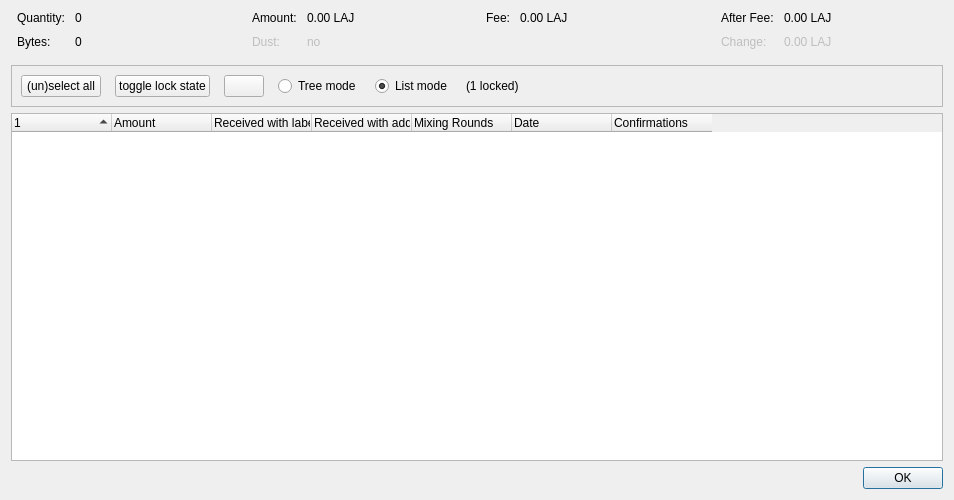
<?xml version="1.0" encoding="UTF-8"?>
<ui version="4.0">
 <class>CoinControlDialog</class>
 <widget class="QDialog" name="CoinControlDialog">
  <property name="geometry">
   <rect>
    <x>0</x>
    <y>0</y>
    <width>954</width>
    <height>500</height>
   </rect>
  </property>
  <property name="windowTitle">
   <string>Coin Selection</string>
  </property>
  <layout class="QVBoxLayout" name="verticalLayout">
   <item>
    <layout class="QHBoxLayout" name="horizontalLayoutTop" stretch="0,0,0,0">
     <property name="topMargin">
      <number>0</number>
     </property>
     <property name="bottomMargin">
      <number>10</number>
     </property>
     <item>
      <layout class="QFormLayout" name="formLayoutCoinControl1">
       <property name="horizontalSpacing">
        <number>10</number>
       </property>
       <property name="verticalSpacing">
        <number>10</number>
       </property>
       <property name="leftMargin">
        <number>6</number>
       </property>
       <property name="rightMargin">
        <number>6</number>
       </property>
       <item row="0" column="0">
        <widget class="QLabel" name="labelCoinControlQuantityText">
         <property name="text">
          <string>Quantity:</string>
         </property>
        </widget>
       </item>
       <item row="0" column="1">
        <widget class="QLabel" name="labelCoinControlQuantity">
         <property name="cursor">
          <cursorShape>IBeamCursor</cursorShape>
         </property>
         <property name="contextMenuPolicy">
          <enum>Qt::ActionsContextMenu</enum>
         </property>
         <property name="text">
          <string notr="true">0</string>
         </property>
         <property name="textInteractionFlags">
          <set>Qt::LinksAccessibleByMouse|Qt::TextSelectableByKeyboard|Qt::TextSelectableByMouse</set>
         </property>
        </widget>
       </item>
       <item row="1" column="0">
        <widget class="QLabel" name="labelCoinControlBytesText">
         <property name="text">
          <string>Bytes:</string>
         </property>
        </widget>
       </item>
       <item row="1" column="1">
        <widget class="QLabel" name="labelCoinControlBytes">
         <property name="cursor">
          <cursorShape>IBeamCursor</cursorShape>
         </property>
         <property name="contextMenuPolicy">
          <enum>Qt::ActionsContextMenu</enum>
         </property>
         <property name="text">
          <string notr="true">0</string>
         </property>
         <property name="textInteractionFlags">
          <set>Qt::LinksAccessibleByMouse|Qt::TextSelectableByKeyboard|Qt::TextSelectableByMouse</set>
         </property>
        </widget>
       </item>
      </layout>
     </item>
     <item>
      <layout class="QFormLayout" name="formLayoutCoinControl2">
       <property name="horizontalSpacing">
        <number>10</number>
       </property>
       <property name="verticalSpacing">
        <number>10</number>
       </property>
       <property name="leftMargin">
        <number>6</number>
       </property>
       <property name="rightMargin">
        <number>6</number>
       </property>
       <item row="0" column="0">
        <widget class="QLabel" name="labelCoinControlAmountText">
         <property name="text">
          <string>Amount:</string>
         </property>
        </widget>
       </item>
       <item row="0" column="1">
        <widget class="QLabel" name="labelCoinControlAmount">
         <property name="cursor">
          <cursorShape>IBeamCursor</cursorShape>
         </property>
         <property name="contextMenuPolicy">
          <enum>Qt::ActionsContextMenu</enum>
         </property>
         <property name="text">
          <string notr="true">0.00 LAJ</string>
         </property>
         <property name="textInteractionFlags">
          <set>Qt::LinksAccessibleByMouse|Qt::TextSelectableByKeyboard|Qt::TextSelectableByMouse</set>
         </property>
        </widget>
       </item>
       <item row="1" column="0">
        <widget class="QLabel" name="labelCoinControlLowOutputText">
         <property name="enabled">
          <bool>false</bool>
         </property>
         <property name="text">
          <string>Dust:</string>
         </property>
        </widget>
       </item>
       <item row="1" column="1">
        <widget class="QLabel" name="labelCoinControlLowOutput">
         <property name="enabled">
          <bool>false</bool>
         </property>
         <property name="cursor">
          <cursorShape>IBeamCursor</cursorShape>
         </property>
         <property name="contextMenuPolicy">
          <enum>Qt::ActionsContextMenu</enum>
         </property>
         <property name="text">
          <string notr="true">no</string>
         </property>
         <property name="textInteractionFlags">
          <set>Qt::LinksAccessibleByMouse|Qt::TextSelectableByKeyboard|Qt::TextSelectableByMouse</set>
         </property>
        </widget>
       </item>
      </layout>
     </item>
     <item>
      <layout class="QFormLayout" name="formLayoutCoinControl3">
       <property name="horizontalSpacing">
        <number>10</number>
       </property>
       <property name="verticalSpacing">
        <number>10</number>
       </property>
       <property name="leftMargin">
        <number>6</number>
       </property>
       <property name="rightMargin">
        <number>6</number>
       </property>
       <item row="0" column="0">
        <widget class="QLabel" name="labelCoinControlFeeText">
         <property name="text">
          <string>Fee:</string>
         </property>
        </widget>
       </item>
       <item row="0" column="1">
        <widget class="QLabel" name="labelCoinControlFee">
         <property name="cursor">
          <cursorShape>IBeamCursor</cursorShape>
         </property>
         <property name="contextMenuPolicy">
          <enum>Qt::ActionsContextMenu</enum>
         </property>
         <property name="text">
          <string notr="true">0.00 LAJ</string>
         </property>
         <property name="textInteractionFlags">
          <set>Qt::LinksAccessibleByMouse|Qt::TextSelectableByKeyboard|Qt::TextSelectableByMouse</set>
         </property>
        </widget>
       </item>
      </layout>
     </item>
     <item>
      <layout class="QFormLayout" name="formLayoutCoinControl4">
       <property name="horizontalSpacing">
        <number>10</number>
       </property>
       <property name="verticalSpacing">
        <number>10</number>
       </property>
       <property name="leftMargin">
        <number>6</number>
       </property>
       <property name="rightMargin">
        <number>6</number>
       </property>
       <item row="0" column="0">
        <widget class="QLabel" name="labelCoinControlAfterFeeText">
         <property name="text">
          <string>After Fee:</string>
         </property>
        </widget>
       </item>
       <item row="0" column="1">
        <widget class="QLabel" name="labelCoinControlAfterFee">
         <property name="cursor">
          <cursorShape>IBeamCursor</cursorShape>
         </property>
         <property name="contextMenuPolicy">
          <enum>Qt::ActionsContextMenu</enum>
         </property>
         <property name="text">
          <string notr="true">0.00 LAJ</string>
         </property>
         <property name="textInteractionFlags">
          <set>Qt::LinksAccessibleByMouse|Qt::TextSelectableByKeyboard|Qt::TextSelectableByMouse</set>
         </property>
        </widget>
       </item>
       <item row="1" column="0">
        <widget class="QLabel" name="labelCoinControlChangeText">
         <property name="enabled">
          <bool>false</bool>
         </property>
         <property name="text">
          <string>Change:</string>
         </property>
        </widget>
       </item>
       <item row="1" column="1">
        <widget class="QLabel" name="labelCoinControlChange">
         <property name="enabled">
          <bool>false</bool>
         </property>
         <property name="cursor">
          <cursorShape>IBeamCursor</cursorShape>
         </property>
         <property name="contextMenuPolicy">
          <enum>Qt::ActionsContextMenu</enum>
         </property>
         <property name="text">
          <string notr="true">0.00 LAJ</string>
         </property>
         <property name="textInteractionFlags">
          <set>Qt::LinksAccessibleByMouse|Qt::TextSelectableByKeyboard|Qt::TextSelectableByMouse</set>
         </property>
        </widget>
       </item>
      </layout>
     </item>
    </layout>
   </item>
   <item>
    <widget class="QFrame" name="frame">
     <property name="minimumSize">
      <size>
       <width>0</width>
       <height>40</height>
      </size>
     </property>
     <property name="frameShape">
      <enum>QFrame::StyledPanel</enum>
     </property>
     <property name="frameShadow">
      <enum>QFrame::Sunken</enum>
     </property>
     <layout class="QHBoxLayout" name="horizontalLayout">
      <item>
       <layout class="QHBoxLayout" name="horizontalLayoutPanel" stretch="0,0,0,0,0,0,0">
        <property name="spacing">
         <number>14</number>
        </property>
        <item>
         <widget class="QPushButton" name="pushButtonSelectAll">
          <property name="sizePolicy">
           <sizepolicy hsizetype="Maximum" vsizetype="Fixed">
            <horstretch>0</horstretch>
            <verstretch>0</verstretch>
           </sizepolicy>
          </property>
          <property name="text">
           <string>(un)select all</string>
          </property>
          <property name="autoDefault">
           <bool>false</bool>
          </property>
         </widget>
        </item>
        <item>
         <widget class="QPushButton" name="pushButtonToggleLock">
          <property name="sizePolicy">
           <sizepolicy hsizetype="Maximum" vsizetype="Fixed">
            <horstretch>0</horstretch>
            <verstretch>0</verstretch>
           </sizepolicy>
          </property>
          <property name="text">
           <string>toggle lock state</string>
          </property>
          <property name="autoDefault">
           <bool>false</bool>
          </property>
         </widget>
        </item>
        <item>
         <widget class="QPushButton" name="hideButton">
          <property name="sizePolicy">
           <sizepolicy hsizetype="Maximum" vsizetype="Fixed">
            <horstretch>0</horstretch>
            <verstretch>0</verstretch>
           </sizepolicy>
          </property>
          <property name="text">
           <string/>
          </property>
          <property name="autoDefault">
           <bool>false</bool>
          </property>
         </widget>
        </item>
        <item>
         <widget class="QRadioButton" name="radioTreeMode">
          <property name="sizePolicy">
           <sizepolicy hsizetype="Maximum" vsizetype="Fixed">
            <horstretch>0</horstretch>
            <verstretch>0</verstretch>
           </sizepolicy>
          </property>
          <property name="text">
           <string>Tree mode</string>
          </property>
         </widget>
        </item>
        <item>
         <widget class="QRadioButton" name="radioListMode">
          <property name="sizePolicy">
           <sizepolicy hsizetype="Maximum" vsizetype="Fixed">
            <horstretch>0</horstretch>
            <verstretch>0</verstretch>
           </sizepolicy>
          </property>
          <property name="text">
           <string>List mode</string>
          </property>
          <property name="checked">
           <bool>true</bool>
          </property>
         </widget>
        </item>
        <item>
         <widget class="QLabel" name="labelLocked">
          <property name="text">
           <string>(1 locked)</string>
          </property>
         </widget>
        </item>
        <item>
         <spacer name="horizontalSpacer">
          <property name="orientation">
           <enum>Qt::Horizontal</enum>
          </property>
          <property name="sizeHint" stdset="0">
           <size>
            <width>40</width>
            <height>20</height>
           </size>
          </property>
         </spacer>
        </item>
       </layout>
      </item>
     </layout>
    </widget>
   </item>
   <item>
    <widget class="CoinControlTreeWidget" name="treeWidget">
     <property name="contextMenuPolicy">
      <enum>Qt::CustomContextMenu</enum>
     </property>
     <property name="sortingEnabled">
      <bool>false</bool>
     </property>
     <property name="columnCount">
      <number>7</number>
     </property>
     <attribute name="headerShowSortIndicator" stdset="0">
      <bool>true</bool>
     </attribute>
     <attribute name="headerStretchLastSection">
      <bool>false</bool>
     </attribute>
     <column>
      <property name="text">
       <string/>
      </property>
     </column>
     <column>
      <property name="text">
       <string>Amount</string>
      </property>
     </column>
     <column>
      <property name="text">
       <string>Received with label</string>
      </property>
     </column>
     <column>
      <property name="text">
       <string>Received with address</string>
      </property>
     </column>
     <column>
      <property name="text">
       <string>Mixing Rounds</string>
      </property>
     </column>
     <column>
      <property name="text">
       <string>Date</string>
      </property>
     </column>
     <column>
      <property name="text">
       <string>Confirmations</string>
      </property>
      <property name="toolTip">
       <string>Confirmed</string>
      </property>
     </column>
    </widget>
   </item>
   <item>
    <widget class="QDialogButtonBox" name="buttonBox">
     <property name="orientation">
      <enum>Qt::Horizontal</enum>
     </property>
     <property name="standardButtons">
      <set>QDialogButtonBox::Ok</set>
     </property>
    </widget>
   </item>
  </layout>
 </widget>
 <customwidgets>
  <customwidget>
   <class>CoinControlTreeWidget</class>
   <extends>QTreeWidget</extends>
   <header>qt/coincontroltreewidget.h</header>
  </customwidget>
 </customwidgets>
 <resources/>
 <connections/>
</ui>
